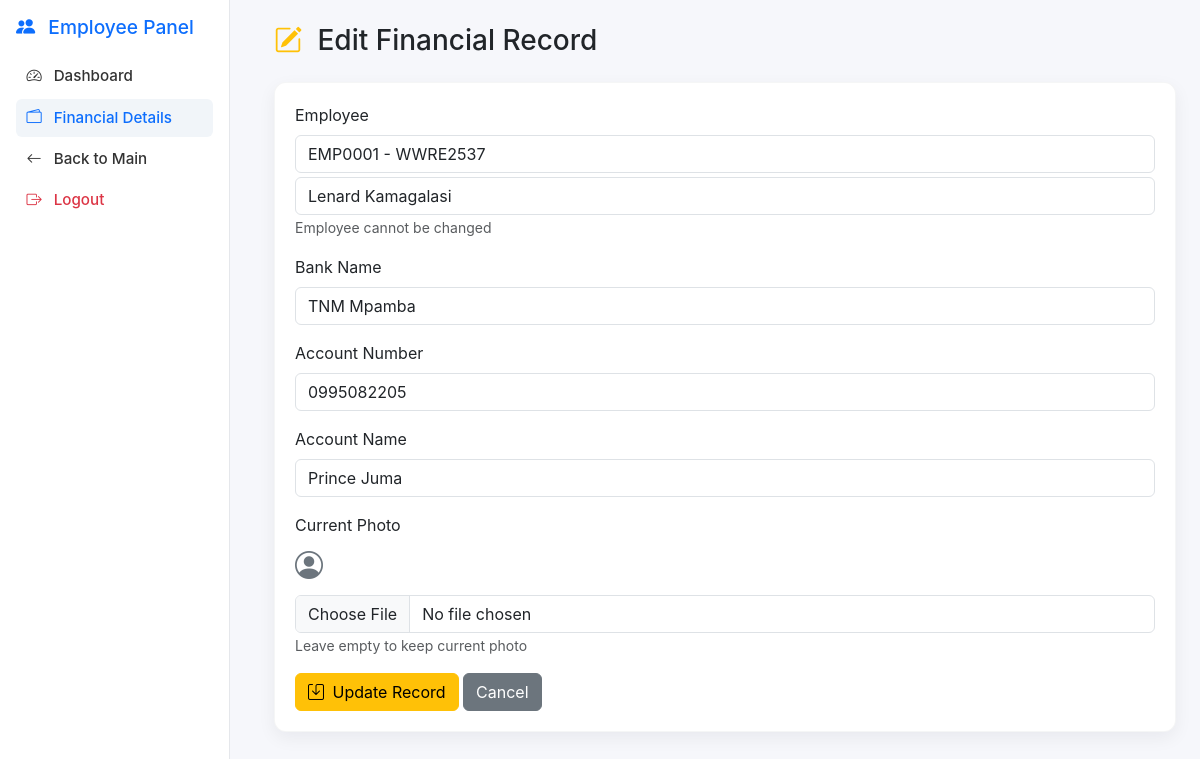
Page /goal_project_app/employees/edit_financial.php?id=1 (signed in) on the committed database.
### tables this page shows
CREATE TABLE `employee_financials` (
  `id` int(11) NOT NULL,
  `employee_id` int(11) NOT NULL,
  `bank_name` varchar(100) NOT NULL,
  `account_number` varchar(50) NOT NULL,
  `account_name` varchar(100) NOT NULL,
  `photo` varchar(255) DEFAULT NULL,
  `created_at` timestamp NOT NULL DEFAULT current_timestamp(),
  `updated_at` timestamp NOT NULL DEFAULT current_timestamp() ON UPDATE current_timestamp()
);

CREATE TABLE `employees` (
  `id` int(11) NOT NULL,
  `employee_id` varchar(50) NOT NULL,
  `full_name` varchar(150) NOT NULL,
  `village` varchar(100) DEFAULT NULL,
  `ta` varchar(100) DEFAULT NULL,
  `gvh` varchar(100) DEFAULT NULL,
  `district` varchar(100) DEFAULT NULL,
  `tribe` varchar(100) DEFAULT NULL,
  `current_town` varchar(100) DEFAULT NULL,
  `dob` date DEFAULT NULL,
  `nid` varchar(50) DEFAULT NULL,
  `phone` varchar(20) DEFAULT NULL,
  `nationality` varchar(50) DEFAULT NULL,
  `photo` varchar(255) DEFAULT NULL,
  `marital_status` enum('Single','Married','Divorced','Widowed') DEFAULT 'Single',
  `sex` enum('Male','Female','Other') NOT NULL,
  `salary` decimal(12,2) DEFAULT 0.00,
  `category_id` int(11) DEFAULT NULL,
  `status` enum('Active','Inactive') DEFAULT 'Active',
  `created_at` timestamp NOT NULL DEFAULT current_timestamp(),
  `updated_at` timestamp NOT NULL DEFAULT current_timestamp() ON UPDATE current_timestamp()
);

### goal_project_app/employees/edit_financial.php (the view, shortened to what this page needs)
<?php
require_once "../config/db.php";
$id = $_GET['id'] ?? 0;
$stmt = $pdo->prepare("SELECT f.*, e.full_name, e.employee_id, e.nid
                       FROM employee_financials f
                       LEFT JOIN employees e ON f.employee_id = e.id
                       WHERE f.id = ?");
$stmt->execute([$id]);
$record = $stmt->fetch(PDO::FETCH_ASSOC);
?>
<!DOCTYPE html>
<html lang="en">
<head>
<link href="https://cdn.jsdelivr.net/npm/bootstrap@5.3.2/dist/css/bootstrap.min.css" rel="stylesheet">
<link href="https://cdn.jsdelivr.net/npm/bootstrap-icons/font/bootstrap-icons.css" rel="stylesheet">
</head>
<body>
<aside class="sidebar d-flex flex-column">
  <h4><i class="bi bi-people-fill me-2"></i> Employee Panel</h4>
  <nav class="nav flex-column">
    <a class="nav-link" href="dashboard.php"><i class="bi bi-speedometer2 me-2"></i> Dashboard</a>
    <a class="nav-link active" href="employee_financial_details.php"><i class="bi bi-wallet2 me-2"></i> Financial Details</a>
    <a class="nav-link" href="../index.php"><i class="bi bi-arrow-left me-2"></i> Back to Main</a>
    <a class="nav-link text-danger mt-auto" href="../logout.php"><i class="bi bi-box-arrow-right me-2"></i> Logout</a>
  </nav>
</aside>
<main class="content">
  <h3 class="mb-4"><i class="bi bi-pencil-square me-2 text-warning"></i> Edit Financial Record</h3>
  <div class="card-modern">
    <form action="update_financial.php" method="post" enctype="multipart/form-data">
      <div class="mb-3">
        <label class="form-label">Employee</label>
        <input type="text" class="form-control" value="<?= $record['employee_id'] ?> - <?= $record['nid'] ?>" readonly>
        <input type="text" class="form-control mt-1" value="<?= $record['full_name'] ?>" readonly>
        <small class="text-muted">Employee cannot be changed</small>
      </div>
      <div class="mb-3">
        <label for="bank_name" class="form-label">Bank Name</label>
        <input type="text" name="bank_name" id="bank_name" class="form-control" required value="<?= htmlspecialchars($record['bank_name']) ?>">
      </div>
      <div class="mb-3">
        <label for="account_number" class="form-label">Account Number</label>
        <input type="text" name="account_number" id="account_number" class="form-control" required value="<?= htmlspecialchars($record['account_number']) ?>">
      </div>
      <div class="mb-3">
        <label for="account_name" class="form-label">Account Name</label>
        <input type="text" name="account_name" id="account_name" class="form-control" required value="<?= htmlspecialchars($record['account_name']) ?>">
      </div>
      <div class="mb-3">
        <label class="form-label">Current Photo</label><br>
        <?php if(!empty($record['photo']) && file_exists("../".$record['photo'])): ?>
            <img src="../<?= htmlspecialchars($record['photo']) ?>" class="employee-photo" alt="Photo">
        <?php else: ?>
            <i class="bi bi-person-circle fs-3 text-secondary"></i>
        <?php endif; ?>
        <input type="file" name="employee_photo" class="form-control mt-2">
        <small class="text-muted">Leave empty to keep current photo</small>
      </div>
      <button type="submit" class="btn btn-warning"><i class="bi bi-save me-1"></i> Update Record</button>
      <a href="employee_financial_details.php" class="btn btn-secondary">Cancel</a>
    </form>
  </div>
</main>
</body>
</html>

### goal_project_app/employees/edit_financial.php (style rules this page uses)
body { background:#f6f7fb; font-family: Inter, system-ui, -apple-system, Segoe UI, Roboto, sans-serif; }
.sidebar { width:230px; min-height:100vh; background:#fff; border-right:1px solid #e5e7eb; padding:1rem; position:fixed; top:0; left:0; }
.sidebar h4 { color:#0d6efd; margin-bottom:1.2rem; font-size:1.2rem; }
.sidebar .nav-link { color:#333; border-radius:6px; padding:.45rem .65rem; font-weight:500; font-size:0.95rem; margin-bottom:4px; }
.sidebar .nav-link.active, .sidebar .nav-link:hover { color:#0d6efd; background:#f1f5f9; }
.content { margin-left:250px; padding:24px; }
.card-modern { border-radius:12px; box-shadow:0 6px 18px rgba(16,24,40,0.06); border:1px solid rgba(16,24,40,0.04); padding:20px; background:#fff; }

### rows in the picture
employee_financials: employee.nid "EMP0001 - WWRE2537", employee.full_name "Lenard Kamagalasi", bank_name "TNM Mpamba", account_number "0995082205", account_name "Prince Juma"
